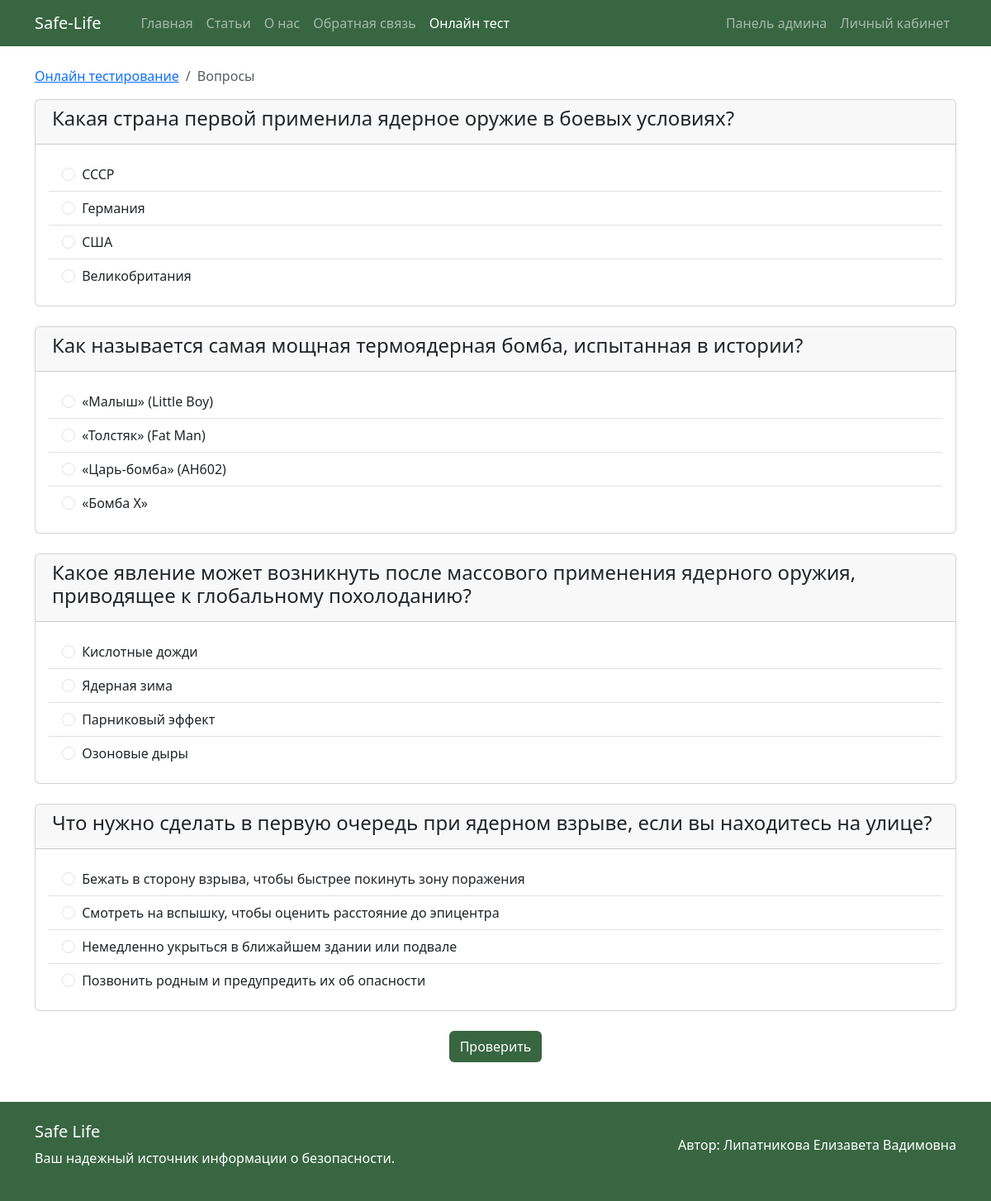
Screenshot of /test/ (signed in) with the database file from the repository.
### testing/models.py (models this page shows, shortened)
class Question(models.Model):
    question = models.CharField("Вопрос", max_length=200)
    weight = models.IntegerField("Вес вопроса", default=2)
    class Meta:
        verbose_name = "Вопрос"
        verbose_name_plural = "Вопросы"

class Answer(models.Model):
    question = models.ForeignKey(Question, on_delete=models.CASCADE, verbose_name="Вопрос", related_name="answers")
    answer = models.CharField("Ответ", max_length=150)
    is_correct = models.BooleanField("Правильный ответ", default=False)
    class Meta:
        verbose_name = "Ответ"
        verbose_name_plural = "Ответы"

### testing/views.py (the view)
# urls.py: path('', QuestionsListView.as_view(), name="testing"),
class QuestionsListView(LoginRequiredMixin, MenuMixin, ListView):
    id_page = "test"
    model = Question
    template_name = "testing.html"
    context_object_name = "questions"
    def get_queryset(self):
        questions = Question.objects.all()
        random.shuffle(list(questions))
        return questions

### main/mixins.py (called while the page is built)
    def get_context_data(self, **kwargs):
        context = super().get_context_data(**kwargs)
        context["id_active_page"] = self.id_page
        return context

### testing/templates/testing.html (shortened to what this page needs)
{% extends "main.html" %}
{% block breadcrumb %}
    <li class="breadcrumb-item"><a href="{% url "start_test" %}">Онлайн тестирование</a></li>
    <li class="breadcrumb-item active">Вопросы</li>
{% endblock breadcrumb %}
{% block main %}
    <div class="d-flex flex-column gap-4">
        {% for question in questions %}
            <div class="card question" data-weight="{{ question.weight }}">
                <div class="card-header">
                    <h4 class="ps-1">{{ question.question }}</h3>
                </div>
                <div class="card-body">
                    <ul class="list-group list-group-flush">
                        {% for answer in question.answers.all %}
                            <li class="list-group-item answer">
                                <input
                                    class="form-check-input me-1"
                                    type="radio"
                                    name="{{ question.question }}"
                                    value="{{ answer.answer }}"
                                    id="{{ answer.pk }}"
                                    data-correct="{{ answer.is_correct }}">
                                <label class="form-check-label stretched-link" for="{{ answer.pk }}">{{ answer.answer }}</label>
                            </li>
                        {% endfor %}
                    </ul>
                </div>
            </div>
        {% endfor %}
        <div class="d-flex align-items-center justify-content-center gap-5">
            <button class="btn btn-main" id="check-btn">Проверить</button>
        </div>
    </div>
{% endblock main %}

### templates/main.html (shortened to what this page needs)
{% extends "base.html" %}
{% block content %}
    <nav class="navbar navbar-expand-lg navbar-dark bg-main">
        <div class="container">
            <a class="navbar-brand" href="{% url "index" %}">Safe-Life</a>
            <div class="collapse navbar-collapse" id="navbarNav">
                <ul class="navbar-nav ms-lg-4 me-auto">
                    <li class="nav-item">
                        <a class="nav-link" id="index" href="{% url "index" %}">Главная</a>
                    </li>
                    <li class="nav-item">
                        <a class="nav-link" id="articles" href="{% url "list_articles" %}">Статьи</a>
                    </li>
                    <li class="nav-item">
                        <a class="nav-link" id="about" href="{% url "about" %}">О нас</a>
                    </li>
                    <li class="nav-item">
                        <a class="nav-link" id="feedback" href="{% url "create_feedback" %}">Обратная связь</a>
                    </li>
                    <li class="nav-item">
                        <a class="nav-link" id="test" href="{% url "start_test" %}">Онлайн тест</a>
                    </li>
                </ul>
                <ul class="navbar-nav">
                    {% if user.is_authenticated %}
                        {% if user.is_staff %}
                            <li class="nav-item">
                                <a href="/admin/" class="nav-link">Панель админа</a>
                            </li>
                        {% endif %}
                        <li class="nav-item">
                            <a href="{% url "account" %}" id="account" class="nav-link">Личный кабинет</a>
                        </li>
                    {% endif %}
                </ul>
            </div>
        </div>
    </nav>
    <main class="container mt-4 flex-grow-1">
        <nav>
            <ol class="breadcrumb">
                {% block breadcrumb %}{% endblock breadcrumb %}
            </ol>
        </nav>
        {% block main %}{% endblock main %}
    </main>
    <footer class="text-white py-4 mt-5 bg-main">
        <div class="container">
            <div class="row d-flex align-items-center">
                <div class="col-md-6">
                    <h5>Safe Life</h5>
                    <p>Ваш надежный источник информации о безопасности.</p>
                </div>
                <div class="col-md-6 text-md-end">
                    <p>Автор: Липатникова Елизавета Вадимовна</p>
                </div>
            </div>
        </div>
    </footer>
{% endblock content %}

### templates/base.html (shortened to what this page needs)
<!DOCTYPE html>
{% load django_bootstrap5 %}
<html lang="en">
<head>
    {% bootstrap_css %}
    <link rel="stylesheet" href="/static/css/base.css">
</head>
<body>
    {% block content %}{% endblock content %}
</body>
</html>

### static/css/base.css (style rules this page uses)
:root { --bs-primary: #386641; --bs-secondary: #6a994e; }
body { min-height: 100vh; display: flex; flex-direction: column; }
.bg-main { background-color: var(--bs-primary); }
.btn-main { background-color: var(--bs-primary); color: white; }

### rows the page displays
Question: question "Какая страна первой применила ядерное оружие в боевых условиях?"
Answer: answer "СССР"
Answer: answer "Германия"
Answer: answer "США"
Answer: answer "Великобритания"
Question: question "Как называется самая мощная термоядерная бомба, испытанная в истории?"
Answer: answer "«Малыш» (Little Boy)"
Answer: answer "«Толстяк» (Fat Man)"
Answer: answer "«Царь-бомба» (АН602)"
Answer: answer "«Бомба Х»"
Question: question "Какое явление может возникнуть после массового применения ядерного оружия, приводящее к глобальному похолоданию?"
Answer: answer "Кислотные дожди"
Answer: answer "Ядерная зима"
Answer: answer "Парниковый эффект"
Answer: answer "Озоновые дыры"
Question: question "Что нужно сделать в первую очередь при ядерном взрыве, если вы находитесь на улице?"
Answer: answer "Бежать в сторону взрыва, чтобы быстрее покинуть зону поражения"
Answer: answer "Смотреть на вспышку, чтобы оценить расстояние до эпицентра"
Answer: answer "Немедленно укрыться в ближайшем здании или подвале"
Answer: answer "Позвонить родным и предупредить их об опасности"
